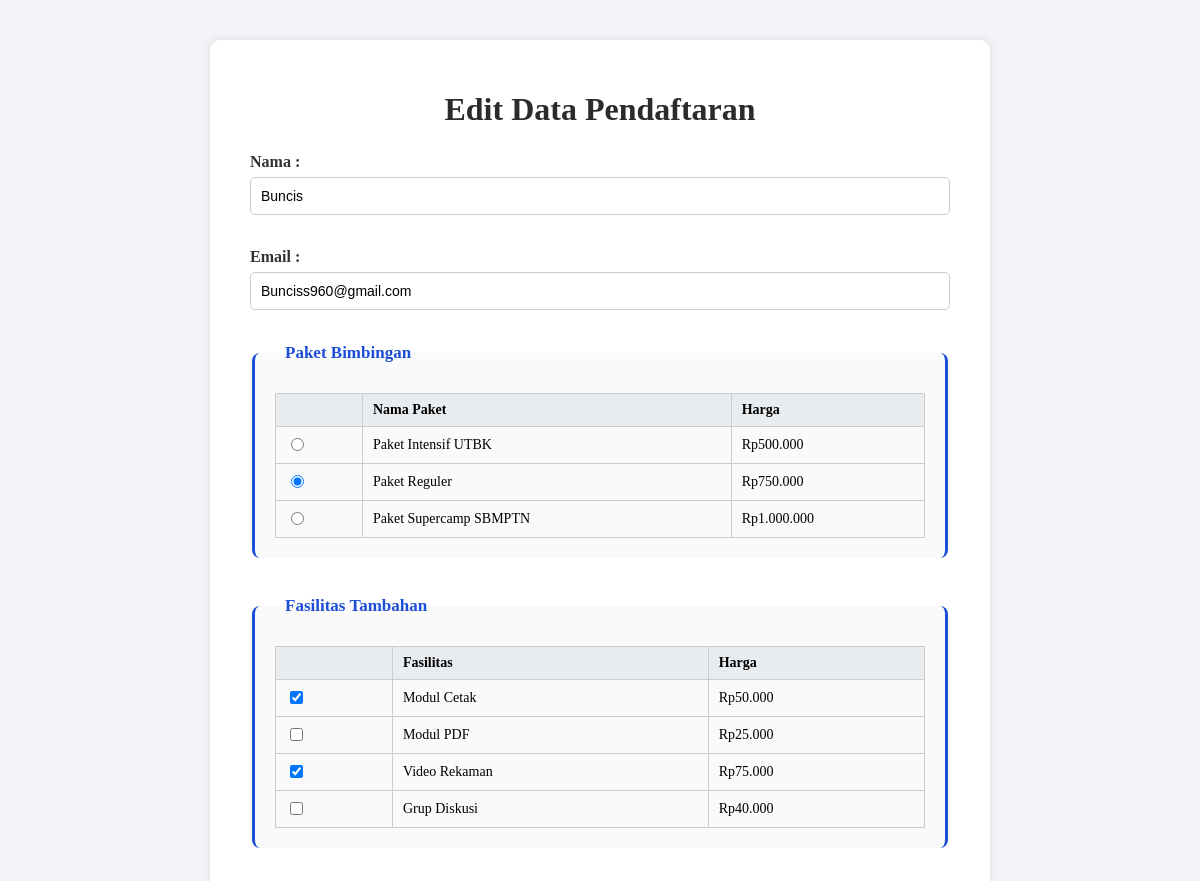
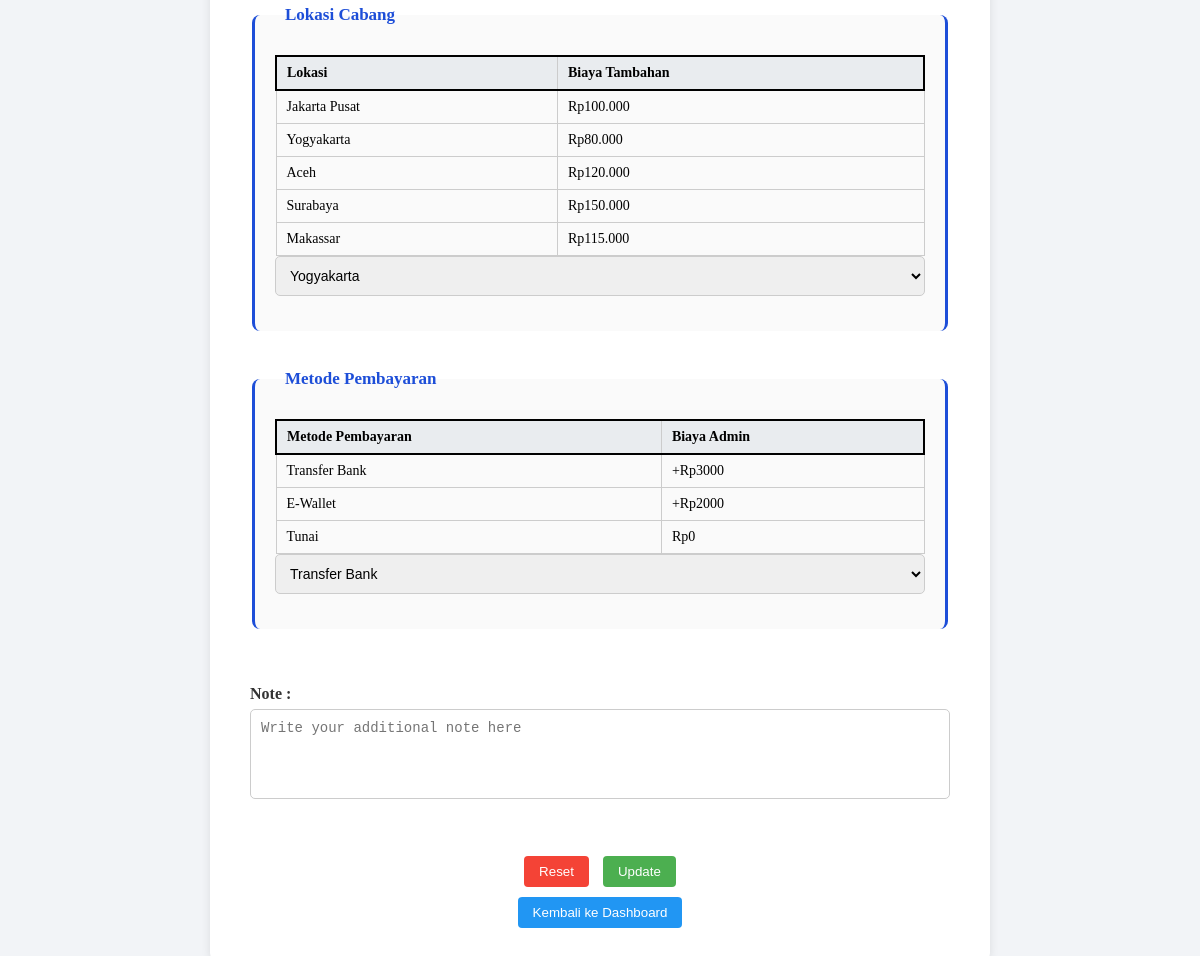
Screenshot of /editData.php?id=1 with the database file from the repository (2 pictures, top to bottom).
### tables this page shows
CREATE TABLE `pendaftar` (
  `id` int(11) NOT NULL,
  `nama` varchar(100) NOT NULL,
  `email` varchar(100) NOT NULL,
  `paket` varchar(50) NOT NULL,
  `fasilitas` text NOT NULL,
  `lokasi` varchar(50) NOT NULL,
  `metode_pembayaran` varchar(50) NOT NULL,
  `catatan` text NOT NULL,
  `price1` int(11) NOT NULL,
  `price2` int(11) NOT NULL,
  `price3` int(11) NOT NULL,
  `price4` int(11) NOT NULL,
  `tax` int(11) NOT NULL,
  `taxes` int(11) NOT NULL,
  `total_biaya` int(11) NOT NULL,
  `tanggal_daftar` datetime NOT NULL
);

### editData.php (the view, shortened to what this page needs)
<?php
include 'php/koneksi.php';
$id = intval($_GET['id']);
$query = "SELECT * FROM pendaftar WHERE id = $id";
$result = mysqli_query($koneksi, $query);
$data = mysqli_fetch_assoc($result);
?>
<!DOCTYPE html>
<html lang="id">
<head>
</head>
<body>
    <div class="container">
        <h1>Edit Data Pendaftaran</h1>
        <form action="php/proses_edit.php" method="POST">
            <label for="nama" style="display: flex;"><strong>Nama : </strong></label>
            <input type="text" name="nama" placeholder="Bylbiss El Haqqie" value="<?= htmlspecialchars($data['nama']) ?>" required>
            <br><br>
            <label for="email" style="display: flex;"><strong>Email : </strong></label>
            <input type="email" name="email" placeholder="bylbisselhaqqie@gmail.com" value="<?= htmlspecialchars($data['email']) ?>" required>
            <br><br>
            <fieldset>
                <legend>Paket Bimbingan</legend>
                <table class="paket-table">
                    <tr>
                        <th></th>
                        <th>Nama Paket</th>
                        <th>Harga</th>
                    </tr>
                    <tr>
                        <td><input type="radio" name="paket" value="Paket Intensif UTBK" <?= $data['paket'] == 'Paket Intensif UTBK' ? 'checked' : '' ?>></td>
                        <td>Paket Intensif UTBK</td>
                        <td>Rp500.000</td>
                    </tr>
                    <tr>
                        <td><input type="radio" name="paket" value="Paket Reguler" <?= $data['paket'] == 'Paket Reguler' ? 'checked' : '' ?>></td>
                        <td>Paket Reguler</td>
                        <td>Rp750.000</td>
                    </tr>
                    <tr>
                        <td><input type="radio" name="paket" value="Paket Supercamp SBMPTN" <?= $data['paket'] == 'Paket Supercamp SBMPTN' ? 'checked' : '' ?>></td>
                        <td>Paket Supercamp SBMPTN</td>
                        <td>Rp1.000.000</td>
                    </tr>
                </table>
            </fieldset>
            <br>
            <fieldset>
                <legend>Fasilitas Tambahan</legend>
                <table class="paket-table">
                    <tr>
                        <th></th>
                        <th>Fasilitas</th>
                        <th>Harga</th>
                    </tr>
                    <?php
                    $fasilitas_terpilih = explode(", ", $data['fasilitas']);
                    $fasilitas_list = [
                        ["nama" => "Modul Cetak Lengkap", "label" => "Modul Cetak", "harga" => "Rp50.000"],
                        ["nama" => "Modul PDF", "label" => "Modul PDF", "harga" => "Rp25.000"],
                        ["nama" => "Video Rekaman Kelas", "label" => "Video Rekaman", "harga" => "Rp75.000"],
                        ["nama" => "Grup Diskusi Telegram", "label" => "Grup Diskusi", "harga" => "Rp40.000"]
                    ];
                    foreach ($fasilitas_list as $fasilitas) {
                        $checked = in_array($fasilitas['nama'], $fasilitas_terpilih) ? "checked" : "";
                        echo "
                        <tr>
                            <td><input type='checkbox' name='fasilitas[]' value='{$fasilitas['nama']}' $checked></td>
                            <td>{$fasilitas['label']}</td>
                            <td>{$fasilitas['harga']}</td>
                        </tr>";
                    }
                    ?>
                </table>
            </fieldset><br>
            <fieldset>
                <legend>Lokasi Cabang</legend>
                <table class="paket-table">
                    <thead style="border: 2px solid #000000;">
                        <tr style="font-size: large;">
                            <th>Lokasi</th>
                            <th>Biaya Tambahan</th>
                        </tr>
                    </thead>
                    <tbody>
                        <tr>
                            <td>Jakarta Pusat</td>
                            <td>Rp100.000</td>
                        </tr>
                        <tr>
                            <td>Yogyakarta</td>
                            <td>Rp80.000</td>
                        </tr>
                        <tr>
                            <td>Aceh</td>
                            <td>Rp120.000</td>
                        </tr>
                        <tr>
                            <td>Surabaya</td>
                            <td>Rp150.000</td>
                        </tr>
                        <tr>
                            <td>Makassar</td>
                            <td>Rp115.000</td>
                        </tr>
                    </tbody>
                </table>
                <select name="lokasi" required>
                    <?php
                    $lokasi_list = ["Jakarta Pusat", "Yogyakarta", "Aceh", "Surabaya", "Makassar"];
                    foreach ($lokasi_list as $lok) {
                        $selected = ($data['lokasi'] == $lok) ? "selected" : "";
                        echo "<option value='$lok' $selected>$lok</option>";
                    }
                    ?>
                </select>
            </fieldset>
            <br>
            <fieldset>
                <legend>Metode Pembayaran</legend>
                <table class="paket-table">
                    <thead style="border: 2px solid #000000;">
                        <tr style="font-size: large;">
                            <th>Metode Pembayaran</th>
                            <th>Biaya Admin</th>
                        </tr>
                    </thead>
                    <tbody>
                        <tr>
                            <td>Transfer Bank</td>
                            <td>+Rp3000</td>
                        </tr>
                        <tr>
                            <td>E-Wallet</td>
                            <td>+Rp2000</td>
                        </tr>
                        <tr>
                            <td>Tunai</td>
                            <td>Rp0</td>
                        </tr>
                    </tbody>
                </table>
                <select name="pembayaran" required>
                    <?php
                    $pembayaran_list = ["Transfer Bank", "E-Wallet", "Tunai"];
                    foreach ($pembayaran_list as $metode) {
                        $selected = ($data['metode_pembayaran'] == $metode) ? "selected" : "";
                        echo "<option value='$metode' $selected>$metode</option>";
                    }
                    ?>
                </select>
            </fieldset>
            <br><br>
            <label for="note" style="display: flex;"><strong>Note : </strong></label>
            <textarea name="note" id="note" placeholder="Write your additional note here"><?= htmlspecialchars($data['catatan']) ?></textarea><br>
            <div class="button">
                <br><input type="reset" value="Reset">
                <input type="submit" value="Update"><br>
                <a href="index.php"><button type="button">Kembali ke Dashboard</button></a>
            </div>
        </form>
    </div>
</body>
</html>

### editData.php (style rules this page uses)
body { font-family: "Times New Roman", serif; background-color: #f2f4f7; margin: 0; padding: 0; }
.container { width: 700px; margin: 40px auto; background: #fff; border-radius: 10px; box-shadow: 0 0 10px rgba(0, 0, 0, 0.1); padding: 30px 40px; }
h1 { text-align: center; color: #2b2b2b; margin-bottom: 25px; }
label { font-weight: bold; margin-bottom: 6px; display: block; color: #333; }
input[type="text"], input[type="email"], select, textarea { width: 100%; padding: 10px; margin-bottom: 15px; border: 1px solid #ccc; border-radius: 5px; font-size: 14px; box-sizing: border-box; }
fieldset { border-left: 3px solid #1d4ed8; border-right: 3px solid #1d4ed8; border-top: none; border-bottom: none; padding: 20px; border-radius: 8px; margin-bottom: 20px; background-color: #fafafa; }
legend { font-weight: bold; color: #1d4ed8; padding: 0 10px; font-size: 17px; }
.paket-table { width: 100%; border-collapse: collapse; margin-top: 10px; }
.paket-table th, .paket-table td { border: 1px solid #ccc; padding: 8px 10px; text-align: left; font-size: 14px; }
.paket-table th { background-color: #e9ecef; }
textarea { height: 90px; resize: none; }
.button { margin-top: 15px; text-align: center; }
input[type="submit"], input[type="reset"] { padding: 8px 15px; margin: 5px; border: none; border-radius: 4px; background-color: #4CAF50; color: white; cursor: pointer; }
input[type="reset"] { background-color: #f44336; }
.button a button { padding: 8px 15px; margin: 5px; border: none; border-radius: 4px; background-color: #2196F3; color: white; cursor: pointer; transition: background-color 0.3s ease; }

### rows the page displays
pendaftar: nama "Buncis", email "Bunciss960@gmail.com", paket "☑"

### other values shown
$fasilitas['label'] "Modul Cetak"
$fasilitas['harga'] "Rp50.000"
$fasilitas['label'] "Modul PDF"
$fasilitas['harga'] "Rp25.000"
$fasilitas['label'] "Video Rekaman"
$fasilitas['harga'] "Rp75.000"
$fasilitas['label'] "Grup Diskusi"
$fasilitas['harga'] "Rp40.000"
form field lokasi "Yogyakarta"
form field pembayaran "Transfer Bank"
